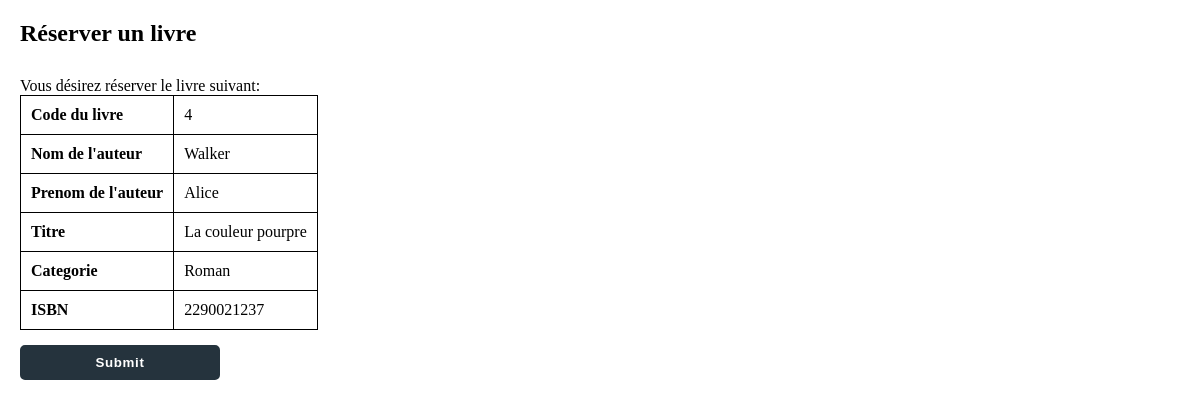
/pages/reserverUnLivre.php?livcode=4, run on the app's committed database.
### tables this page shows
CREATE TABLE IF NOT EXISTS `livres` (
  `livcode` int(16) NOT NULL AUTO_INCREMENT,
  `livnomaut` char(255) DEFAULT NULL,
  `livprenomaut` char(255) DEFAULT NULL,
  `livtitre` char(255) DEFAULT NULL,
  `livcategorie` char(255) DEFAULT NULL,
  `livISBN` char(255) DEFAULT NULL,
  `livdejareserve` tinyint(1) NOT NULL DEFAULT '0',
  PRIMARY KEY (`livcode`)
);

### pages/reserverUnLivre.php (the view, shortened to what this page needs)
<?php
    require '../include/dbh.inc.php';
    $livcode = $_GET["livcode"];
    $sql = "SELECT * FROM livres WHERE livcode = '$livcode'";
    $result = mysqli_query($conn, $sql);
    $row = mysqli_fetch_assoc($result);
    $nom = $row["livnomaut"];
    $prenom = $row["livprenomaut"];
    $titre = $row["livtitre"];
    $categorie = $row["livcategorie"];
    $isbn = $row["livISBN"];
?>
<link rel="stylesheet" type="text/css" href="../css/style.css">
<h2>Réserver un livre</h2>
<p>Vous désirez réserver le livre suivant: </p>
<table>
    <tr>
        <th>Code du livre</th>
        <td><?php echo $livcode ?></td>
    </tr>
    <tr>
        <th>Nom de l'auteur</th>
        <td><?php echo $nom ?></td>
    </tr>
    <tr>
        <th>Prenom de l'auteur</th>
        <td><?php echo $prenom ?></td>
    </tr>
    <tr>
        <th>Titre</th>
        <td><?php echo $titre ?></td>
    </tr>
    <tr>
        <th>Categorie</th>
        <td><?php echo $categorie ?></td>
    </tr>
    <tr>
        <th>ISBN</th>
        <td><?php echo $isbn ?></td>
    </tr>
</table>
<form action="confirmationReservation.php" method="post">
    <input type="submit">
</form>

### css/style.css (style rules this page uses)
* { margin: 0; padding: 0; }
h1, h2 { margin-top: 20px; margin-bottom: 30px; }
p { display: table-row; }
input, select { width: 200px; height: 25px; display: table-cell; margin-bottom: 5px; }
input[type="submit"] { margin-top: 15px; width: 200px; height: 35px; font-weight: bold; background-color: #25333D; color: white; border: 2px solid #25333D; border-radius: 5px; letter-spacing: 0.05em; cursor: pointer; }

### pages/reserverUnLivre.php (style rules this page uses)
table, th, td { border: 1px solid black; border-collapse: collapse; }
th, td { text-align: left; padding: 10px; }

### data on the page
livres: livnomaut "Walker", livprenomaut "Alice", livtitre "La couleur pourpre", livcategorie "Roman", livISBN "2290021237"

### other printed values
$livcode "4"
